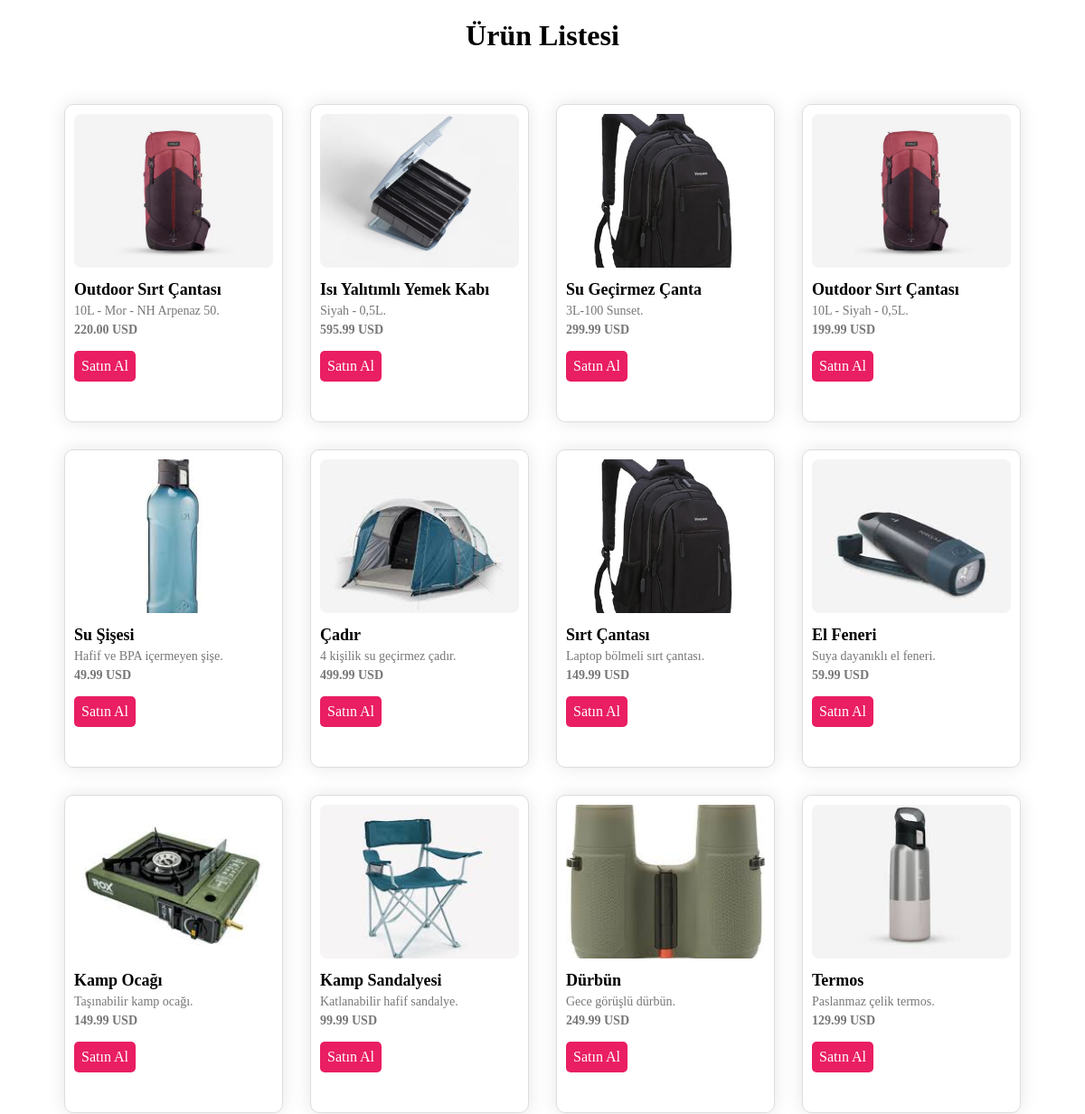
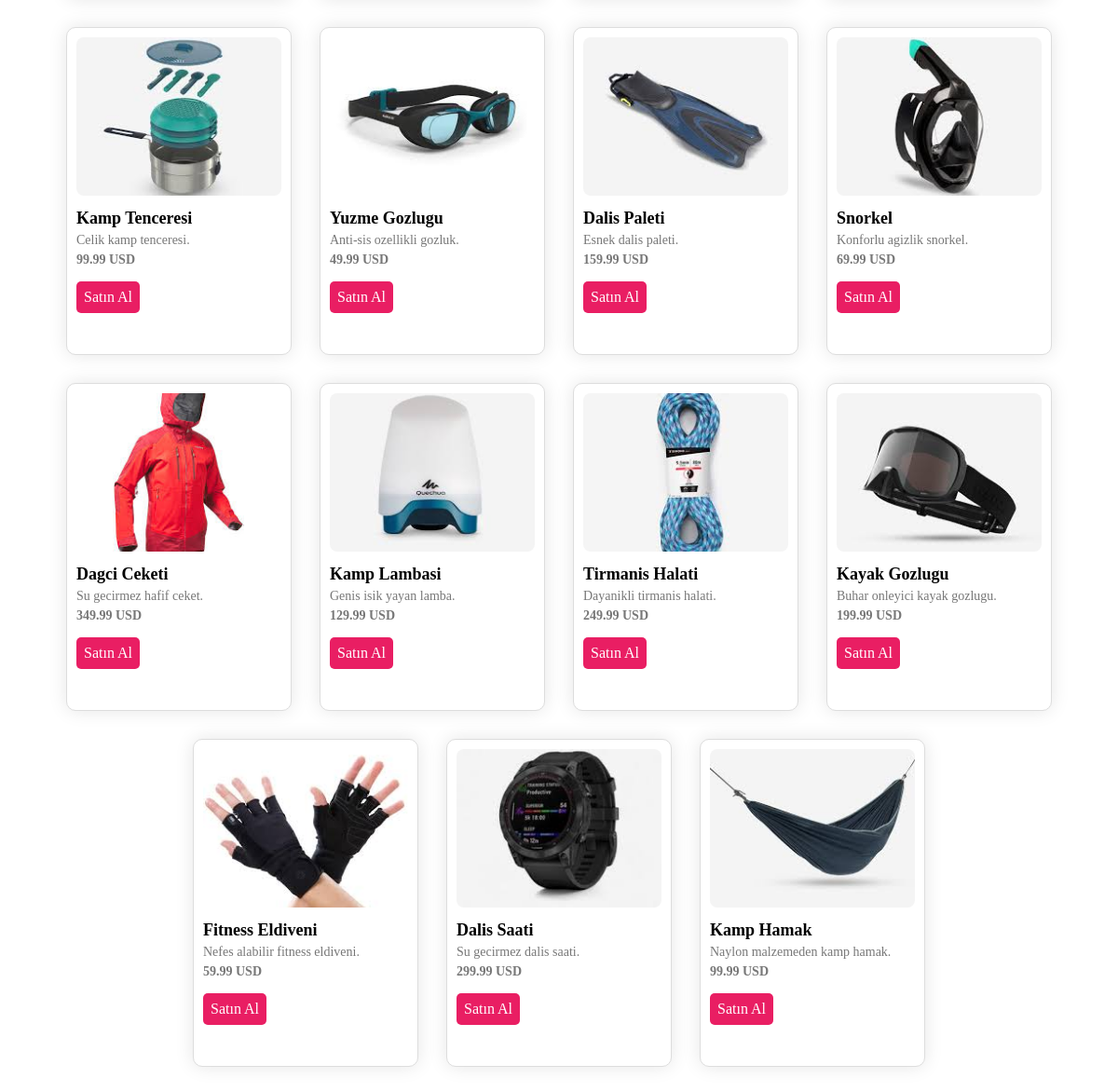
Screenshot of /ecommerce_d/getProducts.php with the database file from the repository (2 pictures, top to bottom).
### tables this page shows
CREATE TABLE `producttable` (
  `id` int(11) NOT NULL,
  `name` varchar(255) NOT NULL,
  `description` text DEFAULT NULL,
  `price` decimal(10,2) NOT NULL,
  `image` varchar(255) DEFAULT NULL,
  `stock` int(11) NOT NULL,
  `created_at` date NOT NULL,
  `updated_at` timestamp NOT NULL DEFAULT current_timestamp() ON UPDATE current_timestamp(),
  `category_id` int(11) DEFAULT NULL
);

### ecommerce_d/getProducts.php (the view, shortened to what this page needs)
<?php
$servername = "localhost";
$username = "root";
$password = "";
$dbname = "ecommerce_d";
$conn = new mysqli($servername, $username, $password, $dbname);
$sql = "SELECT * FROM producttable";
$result = $conn->query($sql);
$products = array();
if ($result->num_rows > 0) {
    while ($row = $result->fetch_assoc()) {
        $products[] = $row;
    }
}
?>
<!DOCTYPE html>
<html lang="tr">
<head>
</head>
<body>
    <h1 style="text-align:center;">Ürün Listesi</h1>
    <div class="product-list">
        <?php
        if (!empty($products)) {
            foreach ($products as $product) {
                echo '<div class="product-card">';
                echo '<img src="images/' . htmlspecialchars($product['image']) . '" alt="' . htmlspecialchars($product['name']) . '">';
                echo '<div class="product-info">';
                echo '<h3>' . htmlspecialchars($product['name']) . '</h3>';
                echo '<p>' . htmlspecialchars($product['description']) . '</p>';
                echo '<p class="product-price">' . htmlspecialchars($product['price']) . ' USD</p>';
                echo '<a href="#">Satın Al</a>';
                echo '</div>';
                echo '</div>';
            }
        } else {
            echo '<p>Ürün bulunamadı.</p>';
        }
        ?>
    </div>
</body>
</html>

### ecommerce_d/getProducts.php (style rules this page uses)
.product-card { position: relative; width: 220px; height: 330px; background-color: #fff; border-radius: 10px; border: 1px solid #ddd; box-shadow: 0px 0px 20px rgba(0, 0, 0, 0.1); margin: 15px; padding: 10px; overflow: hidden; transition: transform 0.3s ease; }
.product-card img { width: 100%; height: 170px; object-fit: cover; border-radius: 8px; }
.product-info { margin-top: 10px; }
.product-info h3 { font-size: 18px; margin: 0; font-weight: 600; }
.product-info p { font-size: 14px; color: #777; margin: 5px 0; }
.product-price { font-size: 16px; font-weight: 600; color: #e91e63; }
.product-card a { text-decoration: none; color: #fff; background-color: #e91e63; padding: 8px; border-radius: 5px; margin-top: 10px; display: inline-block; transition: background-color 0.3s; }
.product-list { display: flex; flex-wrap: wrap; justify-content: center; padding: 20px; }

### rows the page displays
producttable: image (picture), name "Outdoor Sırt Çantası", description "10L - Mor - NH Arpenaz 50.", price "220.00"
producttable: image (picture), name "Isı Yalıtımlı Yemek Kabı", description "Siyah - 0,5L.", price "595.99"
producttable: image (picture), name "Su Geçirmez Çanta", description "3L-100 Sunset.", price "299.99"
producttable: image (picture), name "Outdoor Sırt Çantası", description "10L - Siyah - 0,5L.", price "199.99"
producttable: image (picture), name "Su Şişesi", description "Hafif ve BPA içermeyen şişe.", price "49.99"
producttable: image (picture), name "Çadır", description "4 kişilik su geçirmez çadır.", price "499.99"
producttable: image (picture), name "Sırt Çantası", description "Laptop bölmeli sırt çantası.", price "149.99"
producttable: image (picture), name "El Feneri", description "Suya dayanıklı el feneri.", price "59.99"
producttable: image (picture), name "Kamp Ocağı", description "Taşınabilir kamp ocağı.", price "149.99"
producttable: image (picture), name "Kamp Sandalyesi", description "Katlanabilir hafif sandalye.", price "99.99"
producttable: image (picture), name "Dürbün", description "Gece görüşlü dürbün.", price "249.99"
producttable: image (picture), name "Termos", description "Paslanmaz çelik termos.", price "129.99"
producttable: image (picture), name "Kamp Tenceresi", description "Celik kamp tenceresi.", price "99.99"
producttable: image (picture), name "Yuzme Gozlugu", description "Anti-sis ozellikli gozluk.", price "49.99"
producttable: image (picture), name "Dalis Paleti", description "Esnek dalis paleti.", price "159.99"
producttable: image (picture), name "Snorkel", description "Konforlu agizlik snorkel.", price "69.99"
producttable: image (picture), name "Dagci Ceketi", description "Su gecirmez hafif ceket.", price "349.99"
producttable: image (picture), name "Kamp Lambasi", description "Genis isik yayan lamba.", price "129.99"
producttable: image (picture), name "Tirmanis Halati", description "Dayanikli tirmanis halati.", price "249.99"
producttable: image (picture), name "Kayak Gozlugu", description "Buhar onleyici kayak gozlugu.", price "199.99"
producttable: image (picture), name "Fitness Eldiveni", description "Nefes alabilir fitness eldiveni.", price "59.99"
producttable: image (picture), name "Dalis Saati", description "Su gecirmez dalis saati.", price "299.99"
producttable: image (picture), name "Kamp Hamak", description "Naylon malzemeden kamp hamak.", price "99.99"
